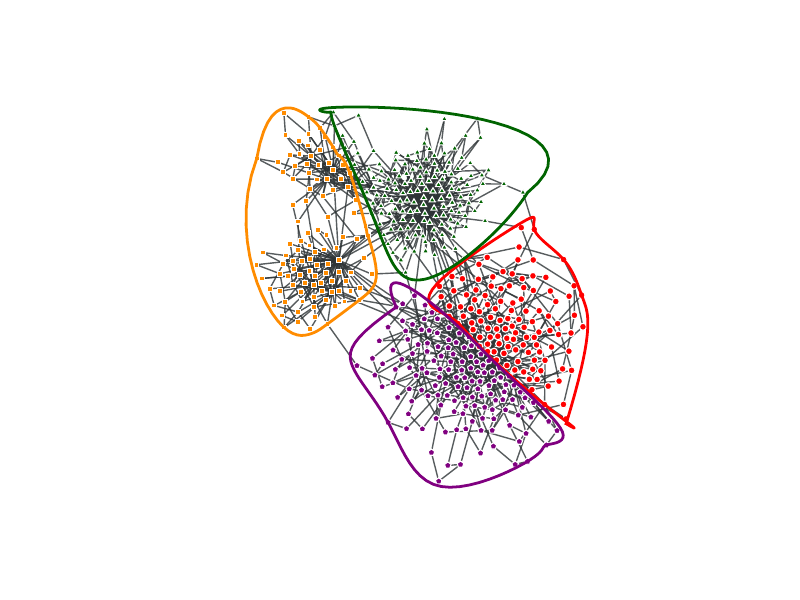

Reproduce this figure in Python.
import scipy
from scipy import interpolate
from scipy.spatial import ConvexHull as h
import numpy as np
import matplotlib.pyplot as plt
plt.style.use('classic')
plt.switch_backend('cairo')
import graph_tool.all as gt
from sklearn.cluster import KMeans

'''Generate a graph'''
p_in = 0.99
p_out = 0.005
alpha = 2.8

# Define a function to assign the inter-block probabilities
def edge_probs(s, r):
        global p_in, p_out
        if s == r:
            return p_in
        else:
            return p_out

# Define a function to generate degree values from a approximate power-law distribution
def power_law_int():
        # Specify the minimum degree value
        k_min = 2
        global alpha
        return np.rint(k_min * (1-np.random.random())**(-1/(alpha-1)))

# Specify the number of nodes, the number of blocks and their sizes
N = 500
num_blocks = 4
block_sizes = [0.1, 0.15, 0.25, 0.5]

# Generate the graph
g, block = gt.random_graph(N, deg_sampler = power_law_int, directed = False, block_membership=np.random.choice([i for i in range(num_blocks)], size = N, p = block_sizes), edge_probs = edge_probs, model = 'blockmodel-degree', n_iter = 1000)

#gt.graph_draw(g)

'''Get the largest component'''
#g = gt.Graph(gt.GraphView(g, vfilt = gt.label_largest_component(g)), prune = True)
g = gt.GraphView(g, vfilt = gt.label_largest_component(g))

''' Generate a position for the vertices'''
#pos = gt.sfdp_layout(g)
pos = gt.sfdp_layout(g, C = 0.4) # Repel nodes with higher C value

X = np.array([tuple(pos[v]) for v in g.vertices()])

'''Detect communities'''
#state = gt.minimize_blockmodel_dl(g, deg_corr = True, B_max = 4, B_min = 4)

#block = state.get_blocks()
'''Use k-means clustering to remove overlaps'''
kmeans = KMeans(n_clusters = 4, random_state = 0).fit(X)
group = kmeans.predict(X)
#group = [block[v] for v in g.vertices()]

for v in g.vertices():
    block[v] = group[int(v)]

print(group)

colors = ['red', 'darkgreen', 'darkorange', 'purple', 'brown', 'aliceblue', 'cyan', 'magenta', 'yellow', 'darkmagenta']
size = g.new_vertex_property('float')
for v in g.vertices():
    size[v] = 5 * np.sqrt(v.out_degree()) + 4

'''Draw loops around communities'''
fig, ax = plt.subplots()
color = g.new_vertex_property('string')
for v in g.vertices():
    color[v] = colors[block[v]]

gt.graph_draw(g, pos = pos, vertex_fill_color = color, vertex_color = 'white', vertex_shape = block, mplfig = ax)

for ind in range(max(group) + 1):

    print(ind, colors[ind])

    print("alpha", ind)
    try:
        pos_np = []
        for v in g.vertices():
            if block[v] == ind:
                pos_np.append(tuple(pos[v]))
        
        points = np.array(pos_np)

        '''Add four extreme points in 4 directions''' 

        new_point1 = points[np.argmax(points, axis = 0)[0]] + [3, 0]
        new_point2 = points[np.argmax(points, axis = 0)[1]] + [0, 3]
        new_point3 = points[np.argmin(points, axis = 0)[0]] - [3, 0]
        new_point4 = points[np.argmin(points, axis = 0)[1]] - [0, 3]

        points = list(points)
        points.extend([new_point1, new_point2, new_point3, new_point4])
        points = np.array(points)
        
        ''' Calculate the hull for the network '''
        hull = h(points)
        
        ''' Make lists of x and y cooridinates of corners of the hull '''
        f1 = [points[i, 0] for i in hull.vertices]
        f2 = [points[i, 1] for i in hull.vertices]
        
        ''' Include the initial point so that the loop will close '''
        f1.append(points[hull.vertices[0], 0])
        f2.append(points[hull.vertices[0], 1])
        
        ''' Construct numpy arrays from these coordinate lists '''
        x = np.array(f1)
        y = np.array(f2)
        
        ''' Calculate spline that goes through the corners of the hull'''
        t = np.arange(x.shape[0], dtype=float)
        t /= t[-1]
        nt = np.linspace(0, 1, 100)
        x1 = scipy.interpolate.spline(t, x, nt, order = 3)
        y1 = scipy.interpolate.spline(t, y, nt, order = 3)
        
        ''' Draw the network and the loop around it '''
        ax.plot(x1, y1, '-', linewidth = 2, color = colors[ind])
        #ax.plot(new_point1[0], new_point1[1], 's', markersize = 5, color = colors[ind])
        #ax.plot(new_point2[0], new_point2[1], 's', markersize = 5, color = colors[ind])
        #ax.plot(new_point3[0], new_point3[1], 's', markersize = 5, color = colors[ind])
        #ax.plot(new_point4[0], new_point4[1], 's', markersize = 5, color = colors[ind])

    except:
        pass

plt.axis('equal')
plt.axis('off')
plt.savefig('sbm.pdf', bboxinches = 'tight')

